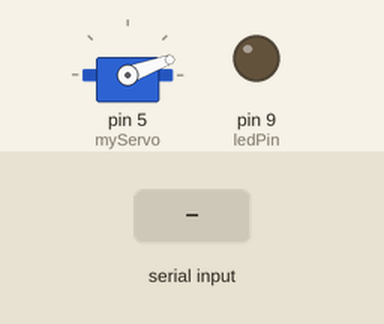
Bench run of a sketch on a simulated Arduino Uno, built with avr-gcc and run on an emulated ATmega328P. Shown: servo, output pins drawn as LEDs (lit = HIGH). The inputs (shaded band) are chosen by the test bench.

Above: at 1.2 s.
1.3 s: "1" received over Serial
At 1.7 s:
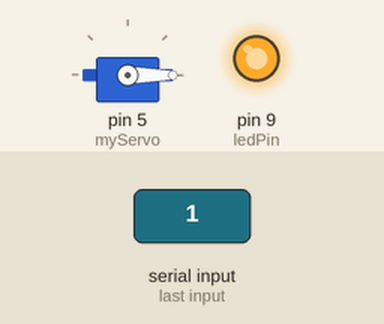
2.8 s: "0" received over Serial
At 3.8 s:
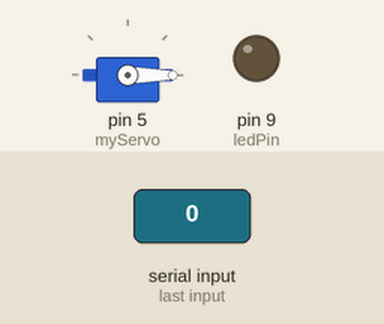
Timing chart, 0 to 5.8 s (numbered marks = the images above; inputs shaded):
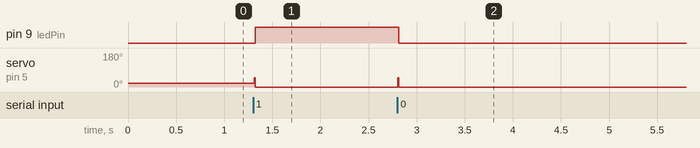

The sketch:

sketch_jun01a.ino
```cpp
/*
 * How to configure and pair two HC-05 Bluetooth Modules
 * by Dejan Nedelkovski, www.HowToMechatronics.com
 *
 *                 == SLAVE CODE ==
 */

#include <Servo.h>
Servo myServo;
#define ledPin 9
int state = 20;
void setup() {
  myServo.attach(5);
  pinMode(ledPin, OUTPUT);
  digitalWrite(ledPin, LOW);
  Serial.begin(9600); // Default communication rate of the Bluetooth module
}
void loop() {
 if(Serial.available() > 0){ // Checks whether data is comming from the serial port
    state = Serial.read(); // Reads the data from the serial port
 }
 // Controlling the servo motor
 myServo.write(state);
 delay(10);
  // Controlling the LED
 if (state == '1') {
  digitalWrite(ledPin, HIGH); // LED ON
  state = 0;
 }
 else if (state == '0') {
  digitalWrite(ledPin, LOW); // LED ON
  state = 0;
 }
}
```

Measured:
- after the input at 1.3 s, pin 9 (ledPin): LOW → HIGH at once; servo on pin 5 (myServo): 20° → 0° at once
- after the input at 2.8 s, pin 9 (ledPin): HIGH → LOW at once; servo on pin 5 (myServo): 0° → 48° at once, → 0° 0.01 s later
